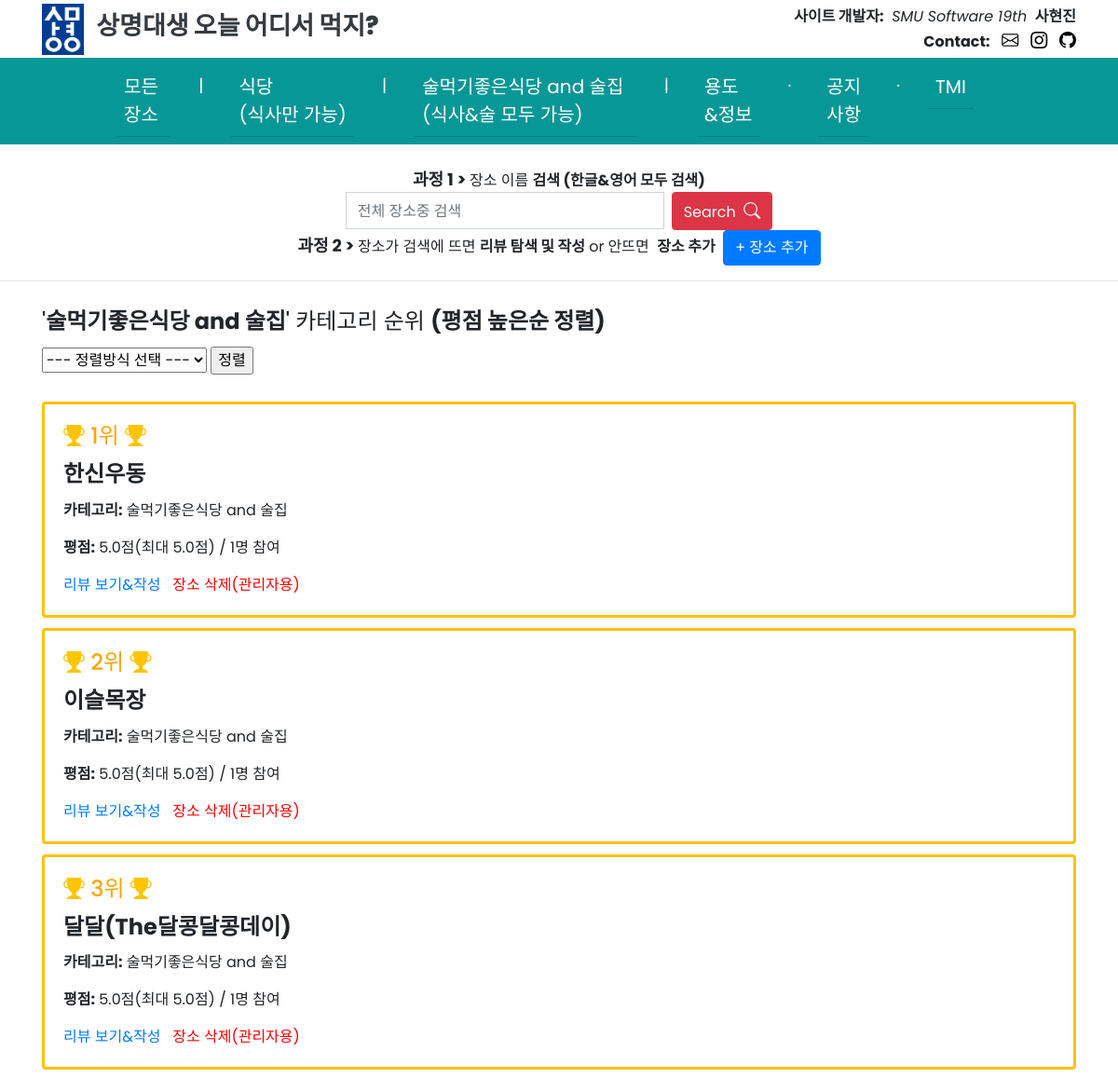
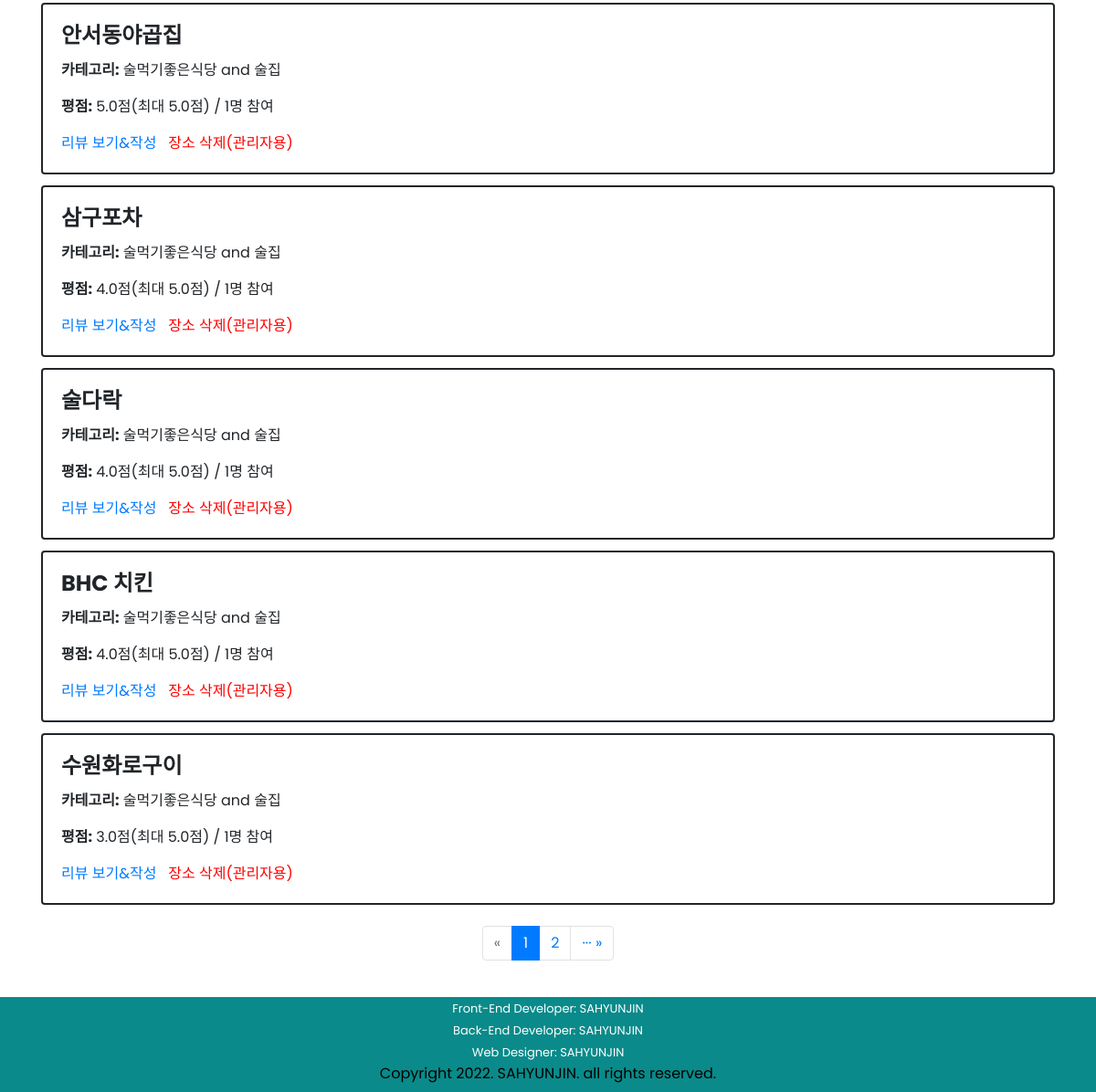
Screenshot of /SMUeat/place/alcohol/list/highpoint/ with the database file from the repository (2 pictures, top to bottom).
### SMUeat/models.py (models this page shows)
class Place(models.Model):
    name = models.CharField(max_length=30)
    PLACE_CATEGORY_CHOICES = (
    ('식당', '식당'),
    ('술먹기좋은식당 and 술집', '술먹기좋은식당 and 술집'),
    )
    category = models.CharField(max_length=40, choices=PLACE_CATEGORY_CHOICES)
    created_at = models.DateTimeField(auto_now_add=True)
    updated_at = models.DateTimeField(auto_now=True)

### SMUeat/views.py (the view, shortened to what this page needs)
# urls.py: path('place/<str:category_link>/list/<str:sorting_name>/', views.place_sorting, name='place-sorting'),
def place_sorting(request, category_link, sorting_name):
    if category_link=='all':
        if(sorting_name == "highpoint"):
            places = Place.objects.all().annotate(review_count=Count('review')).annotate(average_point=Avg('review__point')).order_by('-average_point', '-review_count', '-created_at')  # 평점높은순
            paginator = Paginator(places, 8)
            page = request.GET.get('page')
            page_places = paginator.get_page(page)
            context = {
                'places':page_places,
                'sort': '평점 높은순 정렬',
                'category_link': category_link
            }
        elif(sorting_name == "lowpoint"):
            places = Place.objects.all().annotate(review_count=Count('review')).annotate(average_point=Avg('review__point')).order_by('average_point', '-review_count',  '-created_at')  # 평점낮은순
            paginator = Paginator(places, 8)
            page = request.GET.get('page')
            page_places = paginator.get_page(page)
            context = {
                'places':page_places,
                'sort': '평점 낮은순 정렬',
                'category_link': category_link
            }
        elif (sorting_name == "manyreviewer"):
            places = Place.objects.all().annotate(review_count=Count('review')).annotate(average_point=Avg('review__point')).order_by('-review_count', '-created_at')  # 리뷰자수내림차순
            paginator = Paginator(places, 8)
            page = request.GET.get('page')
            page_places = paginator.get_page(page)
            context = {
                'places':page_places,
                'sort': '리뷰수 내림차순 정렬',
                'category_link': category_link
            }
        return render(request, 'SMUeat/place_list.html', context)
    elif category_link=='alcohol':
        if(sorting_name == "highpoint"):
            places = Place.objects.filter(category__exact='술먹기좋은식당 and 술집').annotate(review_count=Count('review')).annotate(average_point=Avg('review__point')).order_by('-average_point', '-review_count',  '-created_at')  # 평점높은순
            paginator = Paginator(places, 8)
            page = request.GET.get('page')
            page_places = paginator.get_page(page)
            context = {
                'places':page_places,
                'sort': '평점 높은순 정렬',
                'category_link': category_link
            }
        return render(request, 'SMUeat/place_list.html', context)

### SMUeat/templates/SMUeat/place_list.html (shortened to what this page needs)
{% extends 'SMUeat/base.html' %}
{% load static %}
{% block content %}
<div class="container">
    {% if 'all' in category_link %}
    <h4 style="display:inline">'<strong>모든 장소</strong>' 카테고리 순위 <strong><span class="space"><br></span>({{ sort }})</strong></h4>&nbsp;&nbsp;
    {% elif 'restaurant' in category_link %}
    <h4 style="display:inline">'<strong>식당</strong>' 카테고리 순위 <strong><span class="space"><br></span>({{ sort }})</strong></h4>&nbsp;&nbsp;
    {% elif 'alcohol' in category_link %}
    <h4 style="display:inline">'<strong>술먹기좋은식당 and 술집</strong>'&nbsp;<span class="space3"><br></span>카테고리 순위 <strong><span class="space"><br></span>({{ sort }})</strong></h4>&nbsp;&nbsp;
    {% endif %}
    <div style="line-height: 80%;"><br></div>
    <form>
        <select id = "sort_select" name = "sort" size="1">
            <option>--- 정렬방식 선택 ---</option>
        </select>
        <input type="button" value="정렬" onclick="sorting();">
    </form>
    <div style="line-height: 180%;"><br></div>
    {% for place in places %}
    <div class="row">
        <div class="col-sm-12">
            {% if places.number == 1 %}
                {% if forloop.counter is 1 or forloop.counter is 2 or forloop.counter is 3 %}
                    <div class="card border-warning" style="border:solid 3px">
                        <div class="card-body">
                            <h4 class="card-title" style="color:orange"><i class="bi bi-trophy-fill" style="font-size: 23px; color:rgb(255, 196, 0)"></i>&nbsp;{{forloop.counter}}위&nbsp;<i class="bi bi-trophy-fill" style="font-size: 23px; color:rgb(255, 196, 0)"></i></h4>
                {% else %}
                    <div class="card" style="border:solid 2px">
                        <div class="card-body">
                {% endif %}
            {% else %}
                <div class="card" style="border:solid 2px">
                    <div class="card-body">
            {% endif %}
                    <h4 class="card-title"><strong>{{ place.name }}</strong></h4>
                    <p class="card-text"><strong>카테고리:</strong> {{ place.category }}</p>
                    <p class="card-text"><strong>평점:</strong>  {{ place.average_point }}점(최대 5.0점)&nbsp;<span class="space2"><br></span>/&nbsp;{{ place.review_count }}명 참여</p>
                    <a href="{% url 'review-list' place_id=place.id %}" class="card-link">리뷰 보기&작성</a>&nbsp;&nbsp;
                    <a href="{% url 'place-delete' place_id=place.id %}" class="card-link" style="color:red;">장소 삭제(관리자용)</a>
                </div>
            </div>
        </div>
    </div>
    <div style="line-height: 70%;"><br></div>
    {% endfor %}
    <div style="line-height: 70%;"><br></div>
    <nav aria-label="show page">
        <ul class="pagination justify-content-center">
            {% if places.has_previous %}
            <li class="page-item">
                <span><a class="page-link" href="?page=1">&laquo; ···</a></span>
            {% else %}
            <li class="page-item disabled">
                <span class="page-link">&laquo;</span>
            {% endif %}
            </li>
            <li class="page-item active" aria-current="page">
                <span class="page-link">{{ places.number }}</span>
            </li>
            {% if places.number !=  places.paginator.num_pages %}
            <li class="page-item">
                <a class="page-link" href="?page={{ places.next_page_number }}">{{ places.next_page_number }}</a>
            </li>
            {% endif %}
            {% if places.has_next %}
            <li class="page-item">
                <span><a class="page-link" href="?page={{ places.paginator.num_pages }}">··· &raquo;</a></span>
            {% else %}
            <li class="page-item disabled">
                <span class="page-link">&raquo;</span>
            {% endif %}
            </li>
        </ul>
    </nav>
</div>
{% endblock %}

### SMUeat/templates/SMUeat/base.html (style rules this page uses)
body { padding: 0; margin: 0; overflow-x: hidden; font-family: 'Poppins', sans-serif; }
.bi { font-size: 18px; color: black; }

### rows the page displays
Place: name "한신우동", category "술먹기좋은식당 and 술집", average_point "5.0", review_count "1"
Place: name "이슬목장", category "술먹기좋은식당 and 술집", average_point "5.0", review_count "1"
Place: name "달달(The달콩달콩데이)", category "술먹기좋은식당 and 술집", average_point "5.0", review_count "1"
Place: name "안서동야곱집", category "술먹기좋은식당 and 술집", average_point "5.0", review_count "1"
Place: name "삼구포차", category "술먹기좋은식당 and 술집", average_point "4.0", review_count "1"
Place: name "술다락", category "술먹기좋은식당 and 술집", average_point "4.0", review_count "1"
Place: name "BHC 치킨", category "술먹기좋은식당 and 술집", average_point "4.0", review_count "1"
Place: name "수원화로구이", category "술먹기좋은식당 and 술집", average_point "3.0", review_count "1"

### other values shown
{{ sort }} "평점 높은순 정렬"
{{ places.number }} "1"
{{ places.next_page_number }} "2"
